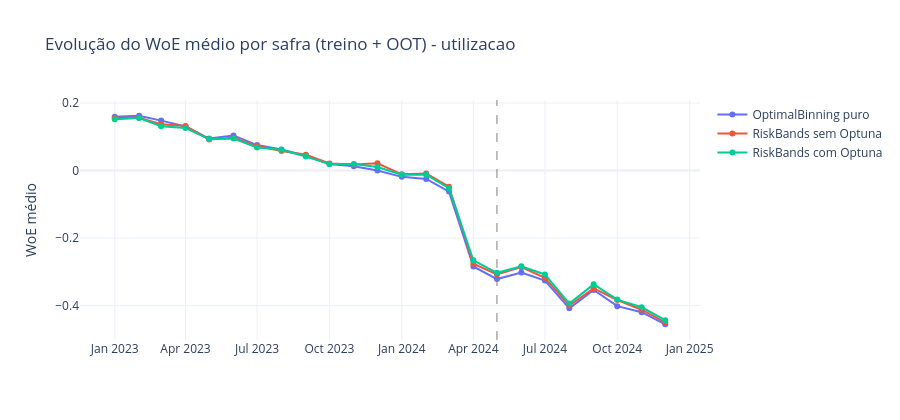

The cell this chart's notebook holds for it:
### Markdown cell above
## 13. Evolução do WoE médio por safra

Mesmo sendo uma simplificação, o WoE médio por safra ajuda a visualizar:

- quanto a representação da variável oscila ao longo do tempo
- se a mudança de regime gera salto abrupto
- se a abordagem produz uma leitura temporal mais regular

### Code cell
woe_fig = go.Figure()

for item in evaluations:
    full_eval = item.get("full_eval")

    if full_eval is None:
        artifact = artifacts.get(item["method"], {})
        train_eval = artifact.get("train_eval")
        oot_eval = artifact.get("oot_eval")

        if train_eval is None or oot_eval is None:
            raise KeyError(
                f"Não encontrei 'full_eval' nem 'train_eval'/'oot_eval' para o método {item['method']}."
            )

        full_eval = pd.concat([train_eval, oot_eval], ignore_index=True)

    woe_month = (
        full_eval.groupby(TIME_COL)["woe"]
        .mean()
        .reset_index()
        .sort_values(TIME_COL)
    )

    woe_fig.add_trace(
        go.Scatter(
            x=woe_month[TIME_COL],
            y=woe_month["woe"],
            mode="lines+markers",
            name=item["method"]
        )
    )

if pd.notna(oot_df[TIME_COL].min()):
    woe_fig.add_vline(
        x=oot_df[TIME_COL].min(),
        line_width=1,
        line_dash="dash",
        line_color="gray",
    )

woe_fig.update_layout(
    template="plotly_white",
    height=420,
    title=f"Evolução do WoE médio por safra (treino + OOT) - {FEATURE}",
    yaxis_title="WoE médio"
)

woe_fig.show()

### Figure 1 — Plotly figure (JSON) as saved in the notebook; plotly's stock layout.template omitted (floating-point values rounded to 4 significant figures)
{"data": [{"mode": "lines+markers", "name": "OptimalBinning puro", "type": "scatter", "x": ["2023-01", "2023-02", "2023-03", "2023-04", "2023-05", "2023-06", "2023-07", "2023-08", "2023-09", "2023-10", "2023-11", "2023-12", "2024-01", "2024-02", "2024-03", "2024-04", "2024-05", "2024-06", "2024-07", "2024-08", "2024-09", "2024-10", "2024-11", "2024-12"], "y": [0.1595, 0.1623, 0.1478, 0.1307, 0.09474, 0.1038, 0.07529, 0.06221, 0.04351, 0.01905, 0.01265, -0.0001363, -0.01887, -0.02518, -0.06252, -0.2846, -0.3219, -0.3024, -0.3264, -0.4086, -0.3545, -0.4022, -0.4202, -0.4559]}, {"mode": "lines+markers", "name": "RiskBands sem Optuna", "type": "scatter", "x": ["2023-01", "2023-02", "2023-03", "2023-04", "2023-05", "2023-06", "2023-07", "2023-08", "2023-09", "2023-10", "2023-11", "2023-12", "2024-01", "2024-02", "2024-03", "2024-04", "2024-05", "2024-06", "2024-07", "2024-08", "2024-09", "2024-10", "2024-11", "2024-12"], "y": [0.1566, 0.1562, 0.1369, 0.1317, 0.09214, 0.09733, 0.07237, 0.05803, 0.04662, 0.02079, 0.01743, 0.02132, -0.01144, -0.008722, -0.04824, -0.2766, -0.3081, -0.2866, -0.3181, -0.4002, -0.3495, -0.3839, -0.4128, -0.4503]}, {"mode": "lines+markers", "name": "RiskBands com Optuna", "type": "scatter", "x": ["2023-01", "2023-02", "2023-03", "2023-04", "2023-05", "2023-06", "2023-07", "2023-08", "2023-09", "2023-10", "2023-11", "2023-12", "2024-01", "2024-02", "2024-03", "2024-04", "2024-05", "2024-06", "2024-07", "2024-08", "2024-09", "2024-10", "2024-11", "2024-12"], "y": [0.1516, 0.1556, 0.131, 0.1259, 0.09317, 0.09493, 0.06842, 0.06171, 0.04161, 0.0189, 0.01941, 0.01005, -0.01251, -0.01233, -0.0526, -0.2663, -0.3034, -0.2837, -0.3083, -0.3945, -0.3376, -0.3827, -0.4055, -0.4437]}], "layout": {"height": 420, "shapes": [{"line": {"color": "gray", "dash": "dash", "width": 1}, "type": "line", "x0": "2024-05", "x1": "2024-05", "xref": "x", "y0": 0, "y1": 1, "yref": "y domain"}], "title": {"text": "Evolução do WoE médio por safra (treino + OOT) - utilizacao"}, "yaxis": {"title": {"text": "WoE médio"}}}}
